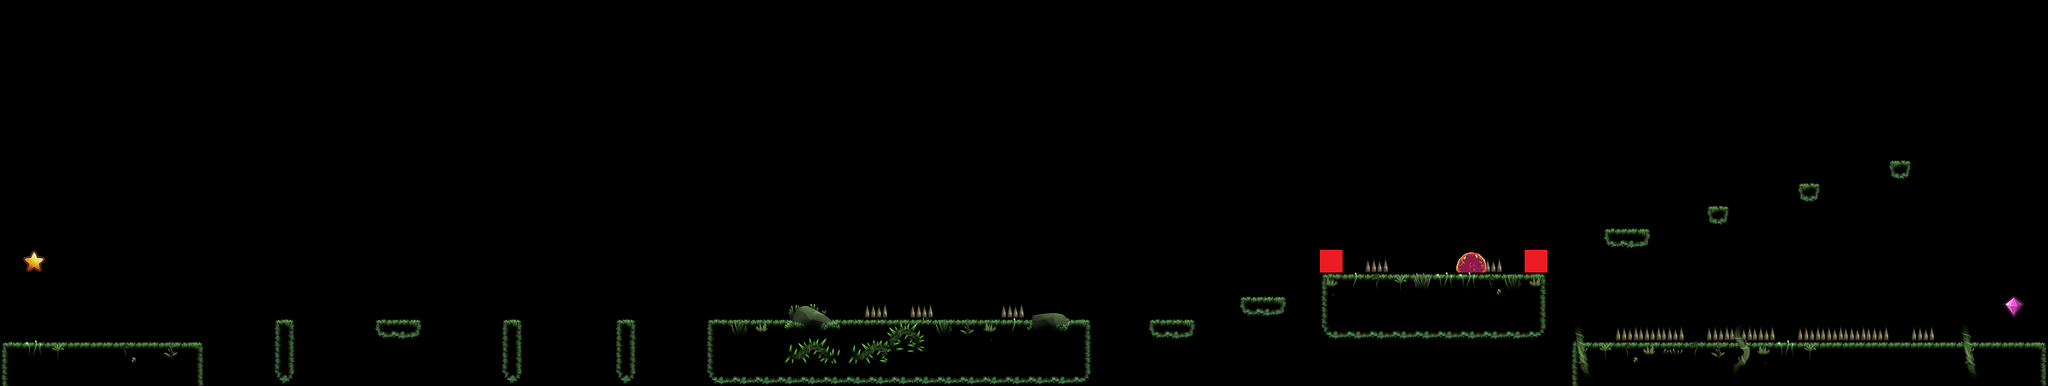

This game map was drawn from its Tiled (.tmx) file and the tilesets committed beside it. A one-line description and the trimmed map source follow:
An orthogonal 90x17 tile map with 36x36 px tiles, 6 tile layers (terrain, spikes, decor, slime, ...), 5 tilesets.

<map version="1.10" tiledversion="1.10.2" orientation="orthogonal" renderorder="right-down" width="90" height="17" tilewidth="36" tileheight="36" infinite="0" nextlayerid="7" nextobjectid="1">
 <editorsettings>
  <export target="1/level1.csv" format="csv" />
 </editorsettings>
 <tileset firstgid="1" source="terrain.tsx" />
 <tileset firstgid="50" source="decor.tsx" />
 <tileset firstgid="114" source="spikes.tsx" />
 <tileset firstgid="115" source="slime.tsx" />
 <tileset firstgid="117" source="player.tsx" />
 <layer id="1" name="terrain" width="90" height="17">
  <data>[1530 cells, 165 non-empty, 16 distinct tile ids]</data>
 </layer>
 <layer id="3" name="spikes" width="90" height="17">
  <data>[1530 cells, 16 non-empty, 1 distinct tile ids]</data>
 </layer>
 <layer id="2" name="decor" width="90" height="17">
  <data>[1530 cells, 57 non-empty, 36 distinct tile ids]</data>
 </layer>
 <layer id="4" name="slime" width="90" height="17">
  <data>[1530 cells, 1 non-empty, 1 distinct tile ids]</data>
 </layer>
 <layer id="6" name="constraints" width="90" height="17">
  <data>[1530 cells, 2 non-empty, 1 distinct tile ids]</data>
 </layer>
 <layer id="5" name="player" width="90" height="17">
  <data>[1530 cells, 2 non-empty, 2 distinct tile ids]</data>
 </layer>
</map>
